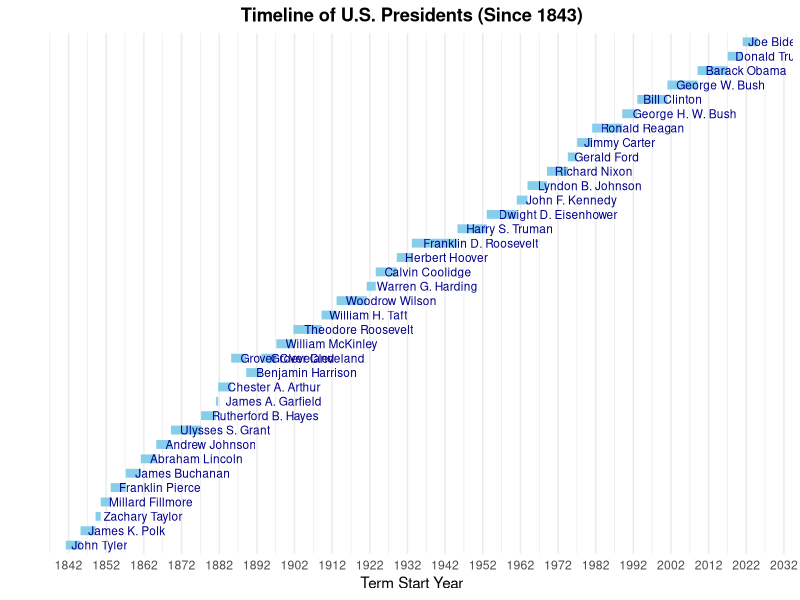

This chart was generated by the following R code:
## ---- chunk 1
# Load necessary libraries
library(ggplot2)
library(dplyr)

# Create data frame for U.S. Presidents since 1843
presidents <- data.frame(
  President = c(
    "John Tyler", "James K. Polk", "Zachary Taylor", "Millard Fillmore", "Franklin Pierce", 
    "James Buchanan", "Abraham Lincoln", "Andrew Johnson", "Ulysses S. Grant", "Rutherford B. Hayes", 
    "James A. Garfield", "Chester A. Arthur", "Grover Cleveland", "Benjamin Harrison", "Grover Cleveland",
    "William McKinley", "Theodore Roosevelt", "William H. Taft", "Woodrow Wilson", "Warren G. Harding",
    "Calvin Coolidge", "Herbert Hoover", "Franklin D. Roosevelt", "Harry S. Truman", "Dwight D. Eisenhower",
    "John F. Kennedy", "Lyndon B. Johnson", "Richard Nixon", "Gerald Ford", "Jimmy Carter", 
    "Ronald Reagan", "George H. W. Bush", "Bill Clinton", "George W. Bush", "Barack Obama", 
    "Donald Trump", "Joe Biden"
  ),
  Start = as.Date(c(
    "1841-04-04", "1845-03-04", "1849-03-04", "1850-07-09", "1853-03-04", 
    "1857-03-04", "1861-03-04", "1865-04-15", "1869-03-04", "1877-03-04",
    "1881-03-04", "1881-09-19", "1885-03-04", "1889-03-04", "1893-03-04",
    "1897-03-04", "1901-09-14", "1909-03-04", "1913-03-04", "1921-03-04",
    "1923-08-02", "1929-03-04", "1933-03-04", "1945-04-12", "1953-01-20",
    "1961-01-20", "1963-11-22", "1969-01-20", "1974-08-09", "1977-01-20",
    "1981-01-20", "1989-01-20", "1993-01-20", "2001-01-20", "2009-01-20",
    "2017-01-20", "2021-01-20"
  )),
  End = as.Date(c(
    "1845-03-04", "1849-03-04", "1850-07-09", "1853-03-04", "1857-03-04", 
    "1861-03-04", "1865-04-15", "1869-03-04", "1877-03-04", "1881-03-04",
    "1881-09-19", "1885-03-04", "1889-03-04", "1893-03-04", "1897-03-04",
    "1901-09-14", "1909-03-04", "1913-03-04", "1921-03-04", "1923-08-02",
    "1929-03-04", "1933-03-04", "1945-04-12", "1953-01-20", "1961-01-20",
    "1963-11-22", "1969-01-20", "1974-08-09", "1977-01-20", "1981-01-20",
    "1989-01-20", "1993-01-20", "2001-01-20", "2009-01-20", "2017-01-20",
    "2021-01-20", "2025-01-20"
  ))
)

# Plotting the timeline
ggplot(presidents, aes(x = Start, xend = End, y = reorder(President, Start), yend = President)) +
  geom_segment(color = "skyblue", size = 3) +
  geom_text(aes(x = Start, label = President), hjust = -0.1, color = "darkblue", size = 3) +
  scale_x_date(date_breaks = "10 years", date_labels = "%Y") +
  labs(
    title = "Timeline of U.S. Presidents (Since 1843)",
    x = "Term Start Year", 
    y = ""
  ) +
  theme_minimal() +
  theme(
    axis.text.y = element_blank(),
    axis.ticks.y = element_blank(),
    panel.grid.major.y = element_blank(),
    plot.title = element_text(hjust = 0.5, face = "bold")
  )

